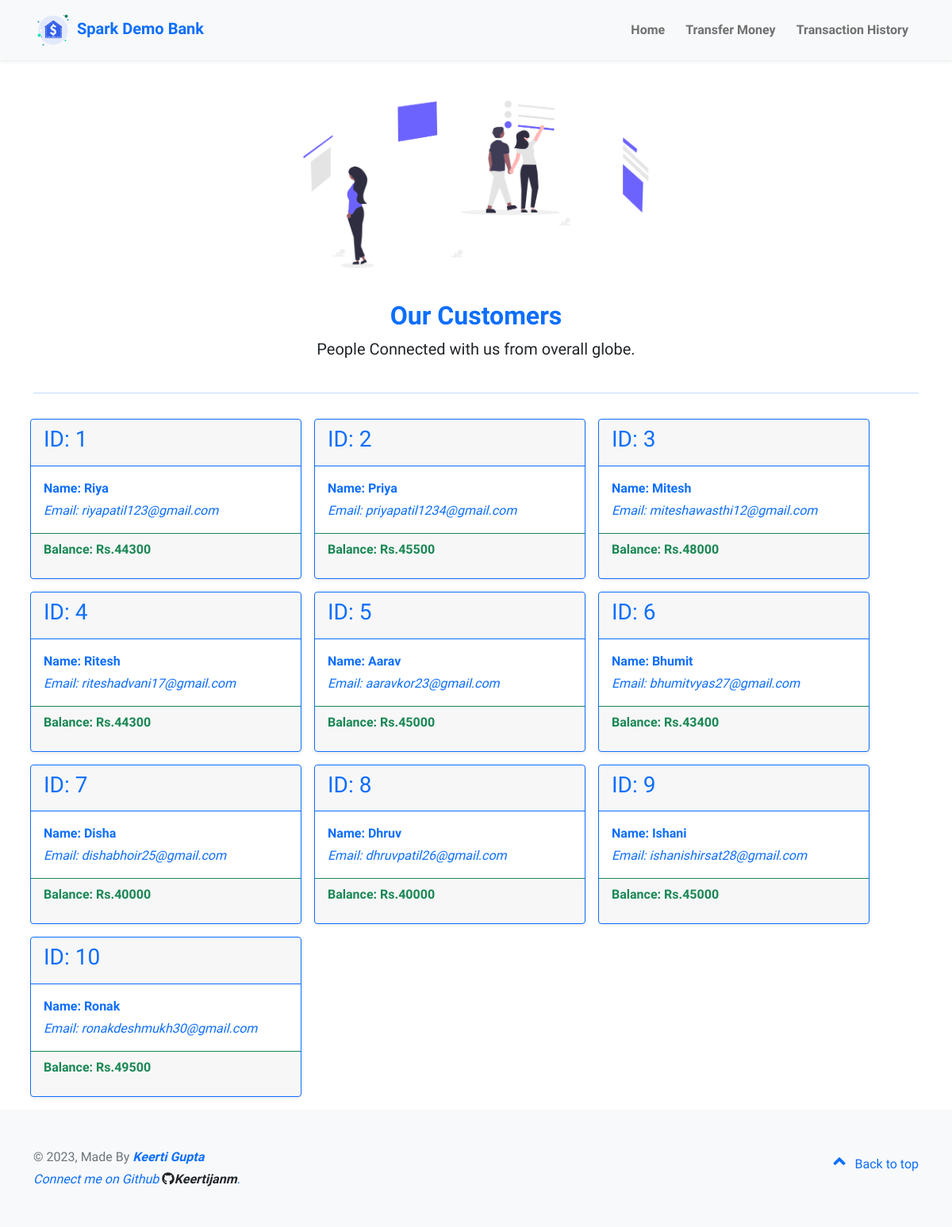
The page /customers.php on the database its author committed.
### tables this page shows
CREATE TABLE `users` (
  `id` int(11) NOT NULL,
  `user_name` varchar(30) NOT NULL,
  `user_email` varchar(30) NOT NULL,
  `current_bal` int(255) NOT NULL
);

### customers.php (the view, shortened to what this page needs)
<!DOCTYPE html>
<html lang="en">
<head>
    <link href="https://cdn.jsdelivr.net/npm/bootstrap@5.0.2/dist/css/bootstrap.min.css" rel="stylesheet"
>
    <link rel="stylesheet" href="https://cdnjs.cloudflare.com/ajax/libs/font-awesome/5.15.3/css/all.min.css"
 />
    <link rel="stylesheet" href="scss/style.css">
</head>
<body>
    <?php
include 'config.php';
include 'navbar.php';
$sql = "select * from users";
$result = mysqli_query($conn, $sql);
?>
    <div class="container user-select-none customers mt-6">
        <div class="row justify-content-center align-items-center">
            <img src="./img/view_customer.png" alt="" class="img-fluid hero-img w-50">
            <h2 class="title pt-1 text-primary fw-bold text-center">Our Customers</h2>
            <p class="lead text-gray-700 text-center">
                People Connected with us from overall globe.
            </p>
        </div>
        <hr class="my-4 bg-primary">
        <div class="cust-row row row-cols-1 row-cols-sm-auto justify-content-flex-start align-items-center">
            <?php
while ($rows = mysqli_fetch_assoc($result)) {
    ?>
            <div class="col card border-primary shadow-sm mx-2 my-2 p-0">
                <div class="card-header border-primary text-primary">
                    <h3>
                        <?php echo "ID: " . $rows['id'] ?>
                    </h3>
                </div>
                <div class="card-body">
                    <p class="card-title fw-bold text-primary">
                        <?php echo "Name: " . $rows['user_name'] ?>
                    </p>
                    <p class="card-subtitle text-primary fst-italic">
                        <?php echo "Email: " . $rows['user_email'] ?>
                    </p>
                </div>
                <div class="card-footer border-success">
                    <p class="text-success fw-bold">
                        <?php echo "Balance: Rs." . $rows['current_bal'] ?>
                    </p>
                </div>
            </div>
            <?php
}
?>
        </div>
    </div>
</body>
</html>

### scss/style.css (style rules this page uses)
* { margin: 0; padding: 0; -webkit-box-sizing: border-box; box-sizing: border-box; font-family: "Quicksand", sans-serif; }
html, body { font-family: "Quicksand", sans-serif; }
a { text-decoration: none; }
.customers { margin-top: 5.6rem !important; }
.customers .cust-row .card { position: relative; width: 30%; cursor: pointer; -webkit-transition: all 0.2s linear; transition: all 0.2s linear; }
.footer .container .top { text-decoration: none; -webkit-box-align: center; -ms-flex-align: center; align-items: center; }
.footer .container .top span { display: inline-block; }
.footer .container .top .direct-up { font-size: 24px; margin-right: 8px; }

### rows shown on the page
users: id "1", user_name "Riya", user_email "riyapatil123@gmail.com", current_bal "44300"
users: id "2", user_name "Priya", user_email "priyapatil1234@gmail.com", current_bal "45500"
users: id "3", user_name "Mitesh", user_email "miteshawasthi12@gmail.com", current_bal "48000"
users: id "4", user_name "Ritesh", user_email "riteshadvani17@gmail.com", current_bal "44300"
users: id "5", user_name "Aarav", user_email "aaravkor23@gmail.com", current_bal "45000"
users: id "6", user_name "Bhumit", user_email "bhumitvyas27@gmail.com", current_bal "43400"
users: id "7", user_name "Disha", user_email "dishabhoir25@gmail.com", current_bal "40000"
users: id "8", user_name "Dhruv", user_email "dhruvpatil26@gmail.com", current_bal "40000"
users: id "9", user_name "Ishani", user_email "ishanishirsat28@gmail.com", current_bal "45000"
users: id "10", user_name "Ronak", user_email "ronakdeshmukh30@gmail.com", current_bal "49500"
